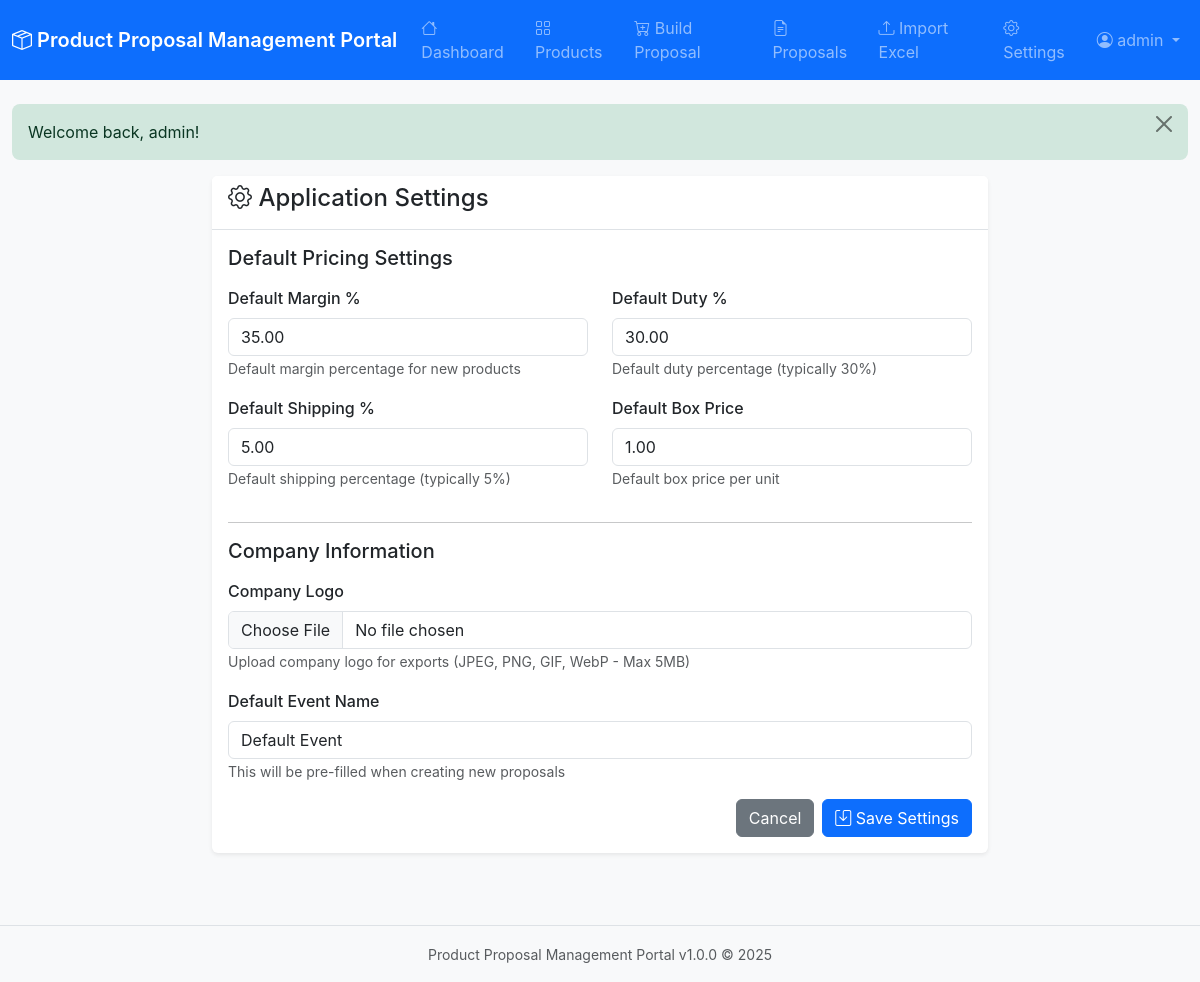
The page /public/index.php?action=settings (signed in) on the database its author committed.
### tables this page shows
CREATE TABLE IF NOT EXISTS settings (
    id INT PRIMARY KEY DEFAULT 1,
    default_margin_percentage DECIMAL(5,2) DEFAULT 35.00,
    default_duty_percentage DECIMAL(5,2) DEFAULT 30.00,
    default_shipping_percentage DECIMAL(5,2) DEFAULT 5.00,
    default_box_price DECIMAL(10,2) DEFAULT 1.00,
    company_logo VARCHAR(255) DEFAULT NULL,
    default_event_name VARCHAR(255) DEFAULT NULL,
    created_at TIMESTAMP DEFAULT CURRENT_TIMESTAMP,
    updated_at TIMESTAMP DEFAULT CURRENT_TIMESTAMP ON UPDATE CURRENT_TIMESTAMP,
    CONSTRAINT chk_one_row CHECK (id = 1)
);

### controllers/SettingsController.php (called while the page is built, shortened)
<?php
require_once __DIR__ . '/../includes/helpers.php';
class SettingsController {
    public function index() {
        $conn = getDBConnection();
        $stmt = $conn->query("SELECT * FROM settings WHERE id = 1");
        $settings = $stmt->fetch_assoc();
        include __DIR__ . '/../views/settings/index.php';
    }
}

### includes/helpers.php (called while the page is built, shortened)
<?php
function isLoggedIn() {
    return isset($_SESSION['user_id']) && isset($_SESSION['username']);
}
function isAdmin() {
    return isset($_SESSION['role']) && $_SESSION['role'] === ROLE_ADMIN;
}
function getFlashMessage() {
    if (isset($_SESSION['flash_message'])) {
        $message = [
            'message' => $_SESSION['flash_message'],
            'type' => $_SESSION['flash_type'] ?? FLASH_SUCCESS
        ];
        return $message;
    }
    return null;
}
function e($string) {
    return htmlspecialchars($string, ENT_QUOTES, 'UTF-8');
}

### views/settings/index.php (the view, shortened to what this page needs)
<?php
include __DIR__ . '/../layout/header.php';
?>
<div class="row">
    <div class="col-md-8 mx-auto">
        <div class="card">
            <div class="card-header">
                <h4><i class="bi bi-gear"></i> Application Settings</h4>
            </div>
            <div class="card-body">
                <form method="POST" action="<?php echo BASE_URL; ?>index.php?action=settings_update" enctype="multipart/form-data">
                    <h5 class="mb-3">Default Pricing Settings</h5>
                    <div class="row">
                        <div class="col-md-6 mb-3">
                            <label class="form-label">Default Margin %</label>
                            <input type="number" step="0.01" class="form-control" name="default_margin_percentage"
                                   value="<?php echo $settings['default_margin_percentage']; ?>" required>
                            <small class="form-text text-muted">Default margin percentage for new products</small>
                        </div>
                        <div class="col-md-6 mb-3">
                            <label class="form-label">Default Duty %</label>
                            <input type="number" step="0.01" class="form-control" name="default_duty_percentage"
                                   value="<?php echo $settings['default_duty_percentage']; ?>" required>
                            <small class="form-text text-muted">Default duty percentage (typically 30%)</small>
                        </div>
                    </div>
                    <div class="row">
                        <div class="col-md-6 mb-3">
                            <label class="form-label">Default Shipping %</label>
                            <input type="number" step="0.01" class="form-control" name="default_shipping_percentage"
                                   value="<?php echo $settings['default_shipping_percentage']; ?>" required>
                            <small class="form-text text-muted">Default shipping percentage (typically 5%)</small>
                        </div>
                        <div class="col-md-6 mb-3">
                            <label class="form-label">Default Box Price</label>
                            <input type="number" step="0.01" class="form-control" name="default_box_price"
                                   value="<?php echo $settings['default_box_price']; ?>" required>
                            <small class="form-text text-muted">Default box price per unit</small>
                        </div>
                    </div>
                    <hr>
                    <h5 class="mb-3">Company Information</h5>
                    <div class="mb-3">
                        <label class="form-label">Company Logo</label>
                        <input type="file" class="form-control" name="company_logo" accept="image/*">
                        <small class="form-text text-muted">Upload company logo for exports (JPEG, PNG, GIF, WebP - Max 5MB)</small>
                    </div>
                    <div class="mb-3">
                        <label class="form-label">Default Event Name</label>
                        <input type="text" class="form-control" name="default_event_name"
                               value="<?php echo e($settings['default_event_name'] ?? ''); ?>"
                               placeholder="Enter default event name">
                        <small class="form-text text-muted">This will be pre-filled when creating new proposals</small>
                    </div>
                    <div class="d-grid gap-2 d-md-flex justify-content-md-end">
                        <a href="<?php echo BASE_URL; ?>index.php?action=dashboard" class="btn btn-secondary">Cancel</a>
                        <button type="submit" class="btn btn-primary">
                            <i class="bi bi-save"></i> Save Settings
                        </button>
                    </div>
                </form>
            </div>
        </div>
    </div>
</div>
<?php include __DIR__ . '/../layout/footer.php'; ?>

### public/index.php (shortened to what this page needs)
<?php
require_once BASE_PATH . '/includes/helpers.php';
require_once BASE_PATH . '/controllers/SettingsController.php';
$action = $_GET['action'] ?? 'login';
switch ($action) {
    case 'settings':
        $controller = new SettingsController();
        $controller->index();
        break;
}

### views/layout/header.php (shortened to what this page needs)
<!DOCTYPE html>
<html lang="en">
<head>
    <link href="https://cdn.jsdelivr.net/npm/bootstrap@5.3.0/dist/css/bootstrap.min.css" rel="stylesheet">
    <link href="https://cdn.jsdelivr.net/npm/bootstrap-icons@1.10.0/font/bootstrap-icons.css" rel="stylesheet">
    <link href="<?php echo BASE_URL; ?>assets/css/style.css" rel="stylesheet">
</head>
<body>
    <?php if (isLoggedIn()): ?>
    <nav class="navbar navbar-expand-lg navbar-dark bg-primary">
        <div class="container-fluid">
            <a class="navbar-brand" href="<?php echo BASE_URL; ?>index.php?action=dashboard">
                <i class="bi bi-box-seam"></i> <?php echo APP_NAME; ?>
            </a>
            <div class="collapse navbar-collapse" id="navbarNav">
                <ul class="navbar-nav me-auto">
                    <li class="nav-item">
                        <a class="nav-link" href="<?php echo BASE_URL; ?>index.php?action=dashboard">
                            <i class="bi bi-house"></i> Dashboard
                        </a>
                    </li>
                    <li class="nav-item">
                        <a class="nav-link" href="<?php echo BASE_URL; ?>index.php?action=products">
                            <i class="bi bi-grid"></i> Products
                        </a>
                    </li>
                    <li class="nav-item">
                        <a class="nav-link" href="<?php echo BASE_URL; ?>index.php?action=proposal_builder">
                            <i class="bi bi-cart-plus"></i> Build Proposal
                        </a>
                    </li>
                    <li class="nav-item">
                        <a class="nav-link" href="<?php echo BASE_URL; ?>index.php?action=proposals">
                            <i class="bi bi-file-earmark-text"></i> Proposals
                        </a>
                    </li>
                    <?php if (isAdmin()): ?>
                    <li class="nav-item">
                        <a class="nav-link" href="<?php echo BASE_URL; ?>index.php?action=import">
                            <i class="bi bi-upload"></i> Import Excel
                        </a>
                    </li>
                    <li class="nav-item">
                        <a class="nav-link" href="<?php echo BASE_URL; ?>index.php?action=settings">
                            <i class="bi bi-gear"></i> Settings
                        </a>
                    </li>
                    <?php endif; ?>
                </ul>
                <ul class="navbar-nav">
                    <li class="nav-item dropdown">
                        <a class="nav-link dropdown-toggle" href="#" id="navbarDropdown" role="button" data-bs-toggle="dropdown">
                            <i class="bi bi-person-circle"></i> <?php echo e($_SESSION['username']); ?>
                        </a>
                    </li>
                </ul>
            </div>
        </div>
    </nav>
    <?php endif; ?>
    <main class="container-fluid mt-4">
        <?php
        $flash = getFlashMessage();
        if ($flash):
        ?>
        <div class="alert alert-<?php echo $flash['type']; ?> alert-dismissible fade show" role="alert">
            <?php echo $flash['message']; ?>
            <button type="button" class="btn-close" data-bs-dismiss="alert"></button>
        </div>
        <?php endif; ?>

### views/layout/footer.php (shortened to what this page needs)
    </main>
    <footer class="mt-5 py-3 bg-light text-center">
        <div class="container">
            <small class="text-muted"><?php echo APP_NAME; ?> v<?php echo APP_VERSION; ?> &copy; <?php echo date('Y'); ?></small>
        </div>
    </footer>
</body>
</html>

### public/assets/css/style.css (style rules this page uses)
body { font-family: -apple-system, BlinkMacSystemFont, "Segoe UI", Roboto, "Helvetica Neue", Arial, sans-serif; background-color: #f8f9fa; }
.navbar-brand { font-weight: 600; }
.card { border: none; box-shadow: 0 0.125rem 0.25rem rgba(0, 0, 0, 0.075); margin-bottom: 1.5rem; }
.card-header { background-color: #fff; border-bottom: 1px solid #dee2e6; font-weight: 600; }
.alert { border: none; border-radius: 0.5rem; }
.alert-dismissible .btn-close { padding: 0.75rem 1rem; }
.form-label { font-weight: 500; margin-bottom: 0.5rem; }
footer { margin-top: 3rem; border-top: 1px solid #dee2e6; }

### rows shown on the page
settings: default_margin_percentage "35.00", default_duty_percentage "30.00", default_shipping_percentage "5.00", default_box_price "1.00", default_event_name "Default Event"

### other values the page prints
APP_NAME "Product Proposal Management Portal"
$_SESSION['username'] "admin"
$flash['message'] "Welcome back, admin!"
APP_VERSION "1.0.0"
